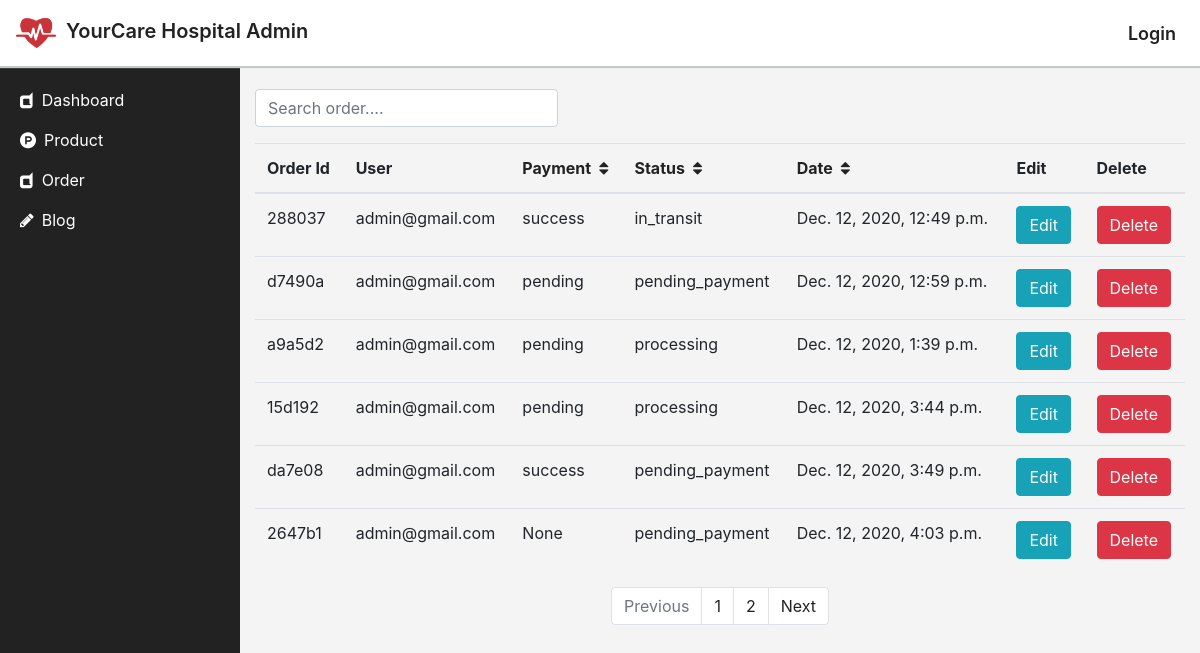
Page /staff/order-list?order_by=date&dir_by=asc&dir_col=-date on the earlier database version.
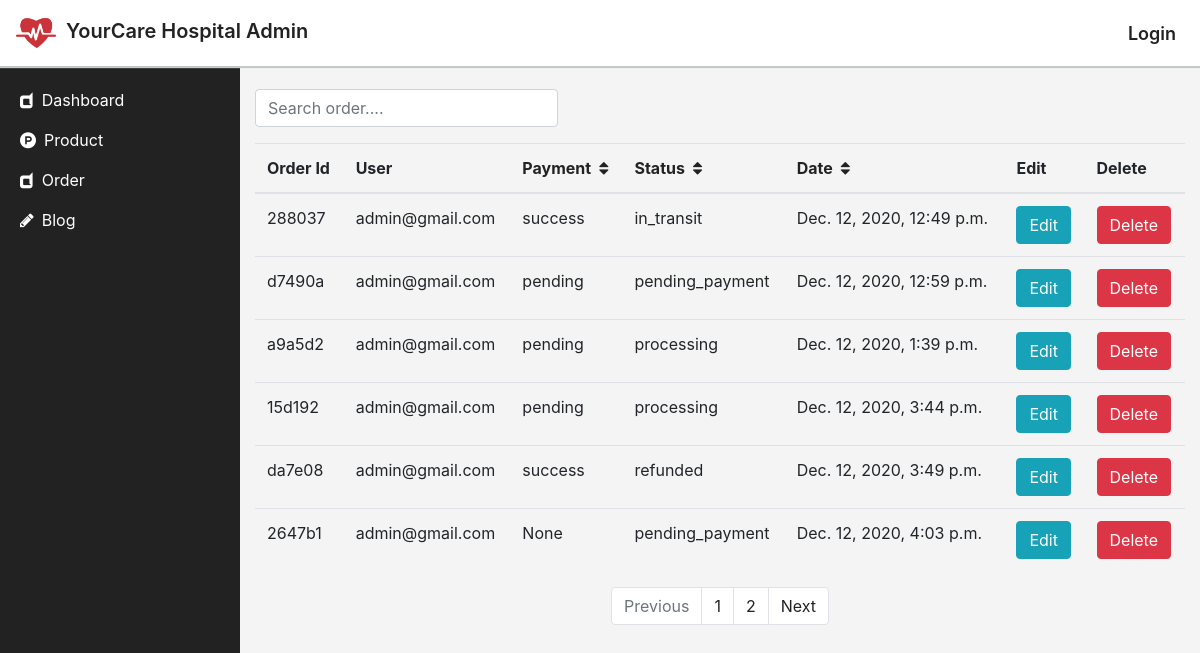
Same page on the later database version.
### sell/models.py (models this page shows, shortened)
class Order(models.Model):
	order_id = models.CharField(max_length=20)
	user = models.ForeignKey(
		UserProfile,
		on_delete = models.CASCADE,
		null=True,
		blank=True,
		related_name='orders',
	)
	session_id = models.CharField(max_length=100, null=True, blank=True)
	carts = models.ManyToManyField(Cart)
	shipping_address = models.ForeignKey(
		ShippingAddress,
		on_delete = models.SET_NULL,
		null=True,
		blank=True,
		related_name = 'shipping_addresses',
	)
	order_note = models.TextField(max_length=500, null=True, blank=True)
	status = models.ForeignKey(
		OrderStatus,
		on_delete = models.SET_NULL,
		null=True,
		blank=True,
		related_name='statuses'
	)
	payment = models.ForeignKey(
		Payment,
		on_delete = models.SET_NULL,
		null=True,
		blank=True,
		related_name = 'payments',
	)
	date = models.DateTimeField(auto_now_add=True)

class OrderStatus(models.Model):
	order = models.ForeignKey(
		'Order',
		on_delete=models.CASCADE,
		related_name = 'statuses',
	)
	on_type = models.CharField(
		max_length = 100,
		choices = StatusChoice.choices,
		default = StatusChoice.PENDING_PAYMENT,
	)
	date = models.DateTimeField(auto_now_add=True)
	def __str__(self):
		return self.on_type

class Payment(models.Model):
	order = models.ForeignKey(
		'Order',
		on_delete = models.CASCADE,
		related_name = 'payments',
	)
	status = models.CharField(
		max_length=100,
		choices = PaymentStatusChoice.choices,
		default = PaymentStatusChoice.PENDING
	)
	chash_on_delivery = models.BooleanField(default=False)
	card = models.BooleanField(default=False)
	mobile_banking = models.BooleanField(default=False)
	transaction_id = models.CharField(max_length=100,blank=True)
	amount = models.FloatField(default=0)
	shipping_price = models.FloatField(default=0)
	date = models.DateTimeField(auto_now_add=True)
	def __str__(self):
		return self.status

### account/models.py (models this page shows, shortened)
class UserProfile(AbstractBaseUser, PermissionsMixin):
	username = models.CharField(max_length=255, null=True, blank=True)
	first_name = models.CharField(max_length=255,null=True, blank=True)
	last_name = models.CharField(max_length=255, null=True, blank=True)
	email = models.EmailField(max_length=100, unique=True)
	phone = models.CharField(max_length=100,null=True, blank=True)
	status = models.BooleanField (default = False)
	user_image = models.ImageField(upload_to='user_images', null=True, blank=True)
	division = models.CharField(max_length=255, null=True, blank=True)
	city = models.CharField(max_length=255, null=True, blank=True)
	address = models.CharField(max_length=255, null=True, blank=True)
	is_active = models.BooleanField(default=True)
	is_staff = models.BooleanField(default=False)
	date = models.DateTimeField(auto_now_add=True, null=True)
	objects = UserProfileManager()
	USERNAME_FIELD = 'email'
	class Meta:
		ordering = ('-first_name',)
	def __str__(self):
		return self.email

### staff/views.py (the view)
# urls.py: path('order-list', views.OrderList.as_view(), name='order_list'),
class OrderList(View):
	template_name = 'staff/order/order_list.html'
	def get(self, request):
		direction_by = request.GET.get('dir_by','desc')
		search_by = request.GET.get('search')
		direction_column = request.GET.get('dir_col')
		order_by = request.GET.get('order_by','-date')
		if direction_column==order_by:
			if direction_by == 'asc':
				order_by = '-{}'.format(order_by)
				direction_by='desc'
			else:
				direction_by='asc'
		else:
			direction_by='asc'
		direction_column = order_by
		if search_by:
			orders = sell_model.Order.objects.filter( Q(order_id__icontains=search_by) | Q(user__email__icontains=search_by) | Q(payment__status__icontains=search_by) ).order_by(order_by.lower()).all()
		else:
			orders = sell_model.Order.objects.order_by(order_by.lower()).all()
		paginator = Paginator(orders, 6)
		page = request.GET.get('page')
		try:
			all_orders = paginator.get_page(page)
		except PageNotAnInteger:
			all_orders = paginator.get_page(page)
		except EmptyPage:
			all_orders = paginator.get_page(page)
		contexts = {
			'all_orders': all_orders,
			'order_by': order_by,
			'direction_by': direction_by,
			'direction_column': direction_column,
		}
		return render(request, self.template_name, contexts)

### staff/templates/staff/order/order_list.html (shortened to what this page needs)
{% extends 'base_staff.html' %}
{% block content %}
<div class="container my-4">
	<form method="GET">
		<div class="form-row">
			<div class="form-group col-4">
				<input class="form-control" type="" name="search" placeholder="Search order....">
			</div>
		</div>
	</form>
	<div class="table-responsive">
		<table class="table">
			<thead>
				<tr>
					<th><a>Order Id</a></th>
					<th><a>User</a></th>
					<th><a href="?order_by=payment__status&dir_by={{direction_by}}&dir_col={{direction_column}}">Payment<i class="ml-2 fa fa-sort" aria-hidden="true"></i></a></th>
					<th><a href="?order_by=status__on_type&dir_by={{direction_by}}&dir_col={{direction_column}}">Status<i class="ml-2 fa fa-sort" aria-hidden="true"></i></a></th>
					<th><a href="?order_by=date&dir_by={{direction_by}}&dir_col={{direction_column}}">Date<i class="ml-2 fa fa-sort" aria-hidden="true"></i></a></th>
					<th><a>Edit</a></th>
					<th><a>Delete</a></th>
				</tr>
			</thead>
			<tbody>
				{% for order in all_orders %}
					<tr>
						<td>{{order.order_id}}</td>
						<td>{{order.user}}</td>
						<td>{{order.payment}}</td>
						<td>{{order.status}}</td>
						<td>{{order.date}}</td>
						<td>
							<a class="btn btn-info" href="{% url 'staff:edit_order' order.id %}" style="color: #fff;">Edit</a>
						</td>
						<td>
							<a class="btn btn-danger" href="" style="color: #fff;">Delete</a>
						</td>
					</tr>
				{% endfor %}
			</tbody>
		</table>
		<nav aria-label="Page navigation example">
			{% if all_orders.has_other_pages %}
				<ul class="pagination justify-content-center">
					{% if all_orders.has_previous %}
						<li class="page-item">
							<a class="page-link" href="?page={{all_orders.previous_page_number}}&order_by={{order_by}}">Previous</a>
						</li>
					{% else %}
						<li class="page-item disabled">
							<a class="page-link">Previous</a>
						</li>
					{% endif %}
					{% for i in all_orders.paginator.page_range %}
						{% if all_orders.number == i %}
							<li class="active">
								<a class="page-link">{{i}}<span class="sr-only">(current)</span></a>
							</li>
						{% else %}
							<li>
								<a class="page-link" href="?page={{i}}&order_by={{order_by}}">{{i}}</a>
							</li>
						{% endif %}
					{% endfor %}
					{% if all_orders.has_next %}
						<li class="page-item">
							<a class="page-link" href="?page={{all_orders.next_page_number}}&order_by={{order_by}}">Next</a>
						</li>
					{% else %}
						<li class="page-item disabled">
							<a class="page-link" >Next</a>
						</li>
					{% endif %}
				</ul>
			{% endif %}
		</nav>
	</div>
</div>
{% endblock %}

Differences in the rows shown:
changed through a linked row, Order "da7e08": status "pending_payment" → "refunded"
